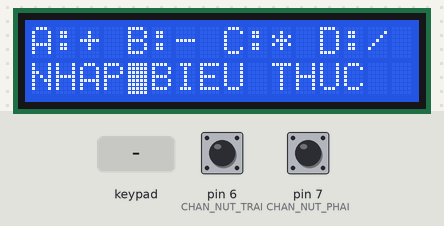
Simulated run of this sketch. Board: Arduino Uno, built with avr-gcc and run on an emulated ATmega328P. Parts: 16×2 character LCD. The inputs (shaded band) are chosen by the test bench; at power-on: pin 6 (CHAN_NUT_TRAI) HIGH, pin 7 (CHAN_NUT_PHAI) HIGH. What the sketch prints to the serial monitor is not drawn.

Above: at 1.3 s.
1.4 s: keypad keys 1 2 # pressed 0.4 s apart
At 2.6 s:
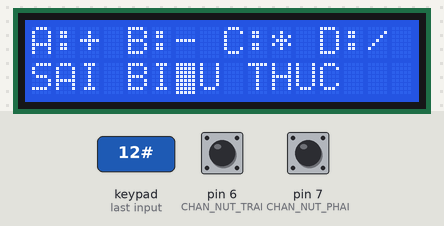
4.1 s: pin 6 (CHAN_NUT_TRAI) pulled LOW for 0.15 s
At 5.0 s:
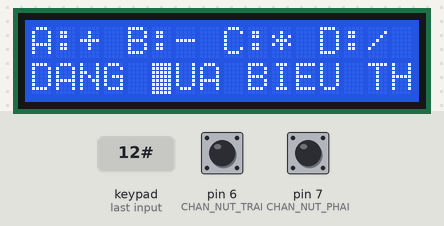
5.7 s: key 'A' pressed
At 6.6 s:
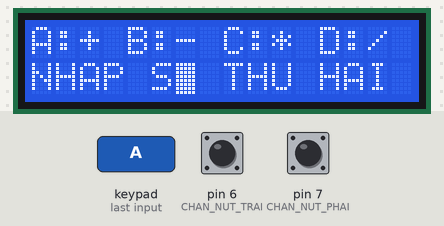
7.2 s: key 'B' pressed
At 7.7 s:
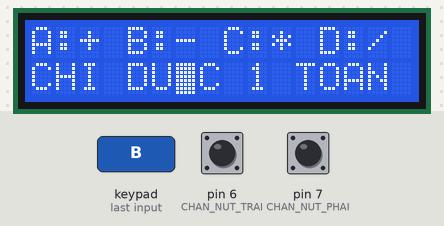
8.7 s: keypad keys 1 2 * pressed 0.4 s apart
At 10.2 s:
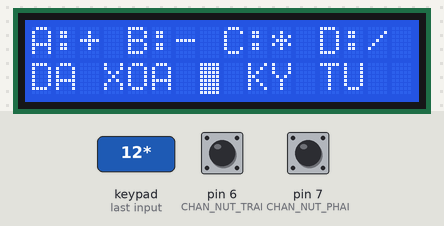
11.4 s: key '#' pressed
At 12.0 s:
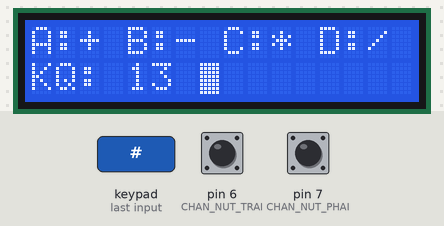
Timing chart, 0 to 13.9 s (numbered marks = the images above; inputs shaded):
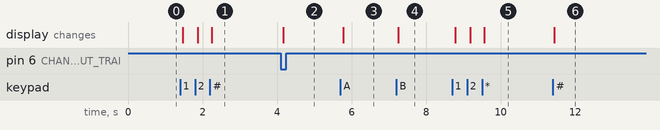

Measured:
- after the input at 1.4 s, the display: first changes after 0.06 s (image 1 shows a later state)
- after the input at 4.1 s, the display: changes after 0.07 s (image 2)
- after the input at 5.7 s, the display: changes after 0.08 s (image 3)
- after the input at 7.2 s, the display: changes after 0.05 s (image 4)
- after the input at 8.7 s, the display: first changes after 0.08 s (image 5 shows a later state)
- after the input at 11.4 s, the display: changes at once (image 6)

The sketch:

MayTinh_ATmega328P.ino
```cpp
#include <Arduino.h>
#include <Keypad.h>
#include <Wire.h>
#include <LiquidCrystal_I2C.h>
#include <stdio.h>

const byte SO_HANG_PHIM = 4;
const byte SO_COT_PHIM = 4;
const byte SO_COT_LCD = 20;
const byte SO_HANG_LCD = 4;
const byte SO_CHU_SO_TOI_DA = 4;
const byte KICH_THUOC_BO_DEM = 2 * SO_CHU_SO_TOI_DA + 2;
const byte CHAN_NUT_TRAI = 6;
const byte CHAN_NUT_PHAI = 7;
const unsigned long THOI_GIAN_CHONG_DOI = 30;

char maBanPhim[SO_HANG_PHIM][SO_COT_PHIM] = {
  {'1', '2', '3', 'A'},
  {'4', '5', '6', 'B'},
  {'7', '8', '9', 'C'},
  {'*', '0', '#', 'D'}
};

byte chanHangPhim[SO_HANG_PHIM] = {8, 9, 10, 11};
byte chanCotPhim[SO_COT_PHIM] = {2, 3, 4, 5};

Keypad banPhim(makeKeymap(maBanPhim), chanHangPhim, chanCotPhim,
               SO_HANG_PHIM, SO_COT_PHIM);
LiquidCrystal_I2C manHinhLCD(0x27, SO_COT_LCD, SO_HANG_LCD);

byte diaChiLCD = 0;
char boDemBieuThuc[KICH_THUOC_BO_DEM];
char *conTroGhiKyTu = boDemBieuThuc;
char *conTroChinhSua = boDemBieuThuc;
char *conTroToanTu = nullptr;
bool daTinhXong = false;

struct NutNhan {
  byte chan;
  bool mucDocTruoc;
  bool mucOnDinh;
  unsigned long thoiDiemThayDoi;
};

NutNhan nutTrai = {CHAN_NUT_TRAI, HIGH, HIGH, 0};
NutNhan nutPhai = {CHAN_NUT_PHAI, HIGH, HIGH, 0};

bool coThietBiI2C(byte diaChi) {
  Wire.beginTransmission(diaChi);
  return Wire.endTransmission() == 0;
}

byte timDiaChiLCD() {
  const byte diaChiDau[2] = {0x20, 0x38};
  for (byte nhom = 0; nhom < 2; ++nhom) {
    for (byte diaChi = diaChiDau[nhom];
         diaChi < diaChiDau[nhom] + 8; ++diaChi) {
      if (coThietBiI2C(diaChi)) return diaChi;
    }
  }
  return 0;
}

bool nutVuaDuocNhan(NutNhan &nut) {
  bool mucDangDoc = digitalRead(nut.chan);
  if (mucDangDoc != nut.mucDocTruoc) {
    nut.mucDocTruoc = mucDangDoc;
    nut.thoiDiemThayDoi = millis();
  }
  if (millis() - nut.thoiDiemThayDoi >= THOI_GIAN_CHONG_DOI &&
      mucDangDoc != nut.mucOnDinh) {
    nut.mucOnDinh = mucDangDoc;
    return mucDangDoc == LOW;
  }
  return false;
}

void xoaDongLCD(byte hang) {
  manHinhLCD.setCursor(0, hang);
  for (byte cot = 0; cot < SO_COT_LCD; ++cot) {
    manHinhLCD.write(' ');
  }
  manHinhLCD.setCursor(0, hang);
}

void inDongFlash(byte hang, const __FlashStringHelper *noiDung) {
  xoaDongLCD(hang);
  manHinhLCD.print(noiDung);
}

void inDongSRAM(byte hang, const char *conTroChuoi) {
  xoaDongLCD(hang);
  manHinhLCD.print(conTroChuoi);
}

void datConTroLenLCD() {
  byte viTri = (byte)(conTroChinhSua - boDemBieuThuc);
  manHinhLCD.setCursor(4 + viTri, 1);
}

void hienThiBieuThuc() {
  xoaDongLCD(1);
  manHinhLCD.print(F("BT: "));
  manHinhLCD.print(boDemBieuThuc);
  datConTroLenLCD();
}

void capNhatConTroToanTu() {
  conTroToanTu = nullptr;
  for (char *conTro = boDemBieuThuc; conTro < conTroGhiKyTu; ++conTro) {
    if (*conTro == '+' || *conTro == '-' ||
        *conTro == '*' || *conTro == '/') {
      conTroToanTu = conTro;
      return;
    }
  }
}

void xoaBieuThuc() {
  conTroGhiKyTu = boDemBieuThuc;
  conTroChinhSua = boDemBieuThuc;
  conTroToanTu = nullptr;
  *conTroGhiKyTu = '\0';
  daTinhXong = false;
  hienThiBieuThuc();
  inDongFlash(2, F("NHAP BIEU THUC"));
}

void diChuyenTrai() {
  if (conTroChinhSua > boDemBieuThuc) {
    --conTroChinhSua;
    daTinhXong = false;
    inDongFlash(2, F("DANG SUA BIEU THUC"));
  }
  datConTroLenLCD();
}

void diChuyenPhai() {
  if (conTroChinhSua < conTroGhiKyTu) {
    ++conTroChinhSua;
    daTinhXong = false;
    inDongFlash(2, F("DANG SUA BIEU THUC"));
  }
  datConTroLenLCD();
}

void xoaMotKyTu() {
  if (conTroChinhSua == boDemBieuThuc) {
    inDongFlash(2, F("KHONG CO KY TU BEN TRAI"));
    return;
  }

  char *viTriCanXoa = conTroChinhSua - 1;
  if ((*viTriCanXoa == '+' || *viTriCanXoa == '-' ||
       *viTriCanXoa == '*' || *viTriCanXoa == '/') &&
      conTroGhiKyTu - boDemBieuThuc - 1 > SO_CHU_SO_TOI_DA) {
    inDongFlash(2, F("XOA SO TRUOC KHI XOA"));
    return;
  }

  for (char *conTro = viTriCanXoa; conTro < conTroGhiKyTu; ++conTro) {
    *conTro = *(conTro + 1);
  }
  --conTroGhiKyTu;
  --conTroChinhSua;
  capNhatConTroToanTu();
  daTinhXong = false;
  hienThiBieuThuc();
  inDongFlash(2, F("DA XOA 1 KY TU"));
}

bool chenKyTuVaoBoDem(char kyTu) {
  if (conTroGhiKyTu >= boDemBieuThuc + KICH_THUOC_BO_DEM - 1) {
    inDongFlash(2, F("LOI: BO DEM DAY"));
    return false;
  }

  char *conTro = conTroGhiKyTu;
  while (true) {
    *(conTro + 1) = *conTro;
    if (conTro == conTroChinhSua) break;
    --conTro;
  }
  *conTroChinhSua = kyTu;
  ++conTroGhiKyTu;
  ++conTroChinhSua;
  capNhatConTroToanTu();
  daTinhXong = false;
  hienThiBieuThuc();
  return true;
}

void nhapChuSo(char chuSo) {
  if (daTinhXong) xoaBieuThuc();

  char *dauSo = boDemBieuThuc;
  char *cuoiSo = conTroGhiKyTu;
  if (conTroToanTu != nullptr) {
    if (conTroChinhSua <= conTroToanTu) {
      cuoiSo = conTroToanTu;
    } else {
      dauSo = conTroToanTu + 1;
    }
  }

  if (cuoiSo - dauSo >= SO_CHU_SO_TOI_DA) {
    inDongFlash(2, F("TOI DA 4 CHU SO"));
    return;
  }
  if (chenKyTuVaoBoDem(chuSo)) {
    inDongFlash(2, F("NHAN # DE TINH"));
  }
}

void nhapToanTu(char toanTu) {
  if (daTinhXong) xoaBieuThuc();
  if (conTroChinhSua == boDemBieuThuc) {
    inDongFlash(2, F("NHAP SO THU NHAT"));
    return;
  }
  if (conTroToanTu != nullptr) {
    inDongFlash(2, F("CHI DUOC 1 TOAN TU"));
    return;
  }
  if (chenKyTuVaoBoDem(toanTu)) {
    inDongFlash(2, F("NHAP SO THU HAI"));
  }
}

const char *docSoNguyen(const char *conTroDocKyTu, int32_t *conTroGiaTriSo) {
  int32_t soDangDoc = 0;
  byte soChuSoDaDoc = 0;
  while (soChuSoDaDoc < SO_CHU_SO_TOI_DA &&
         *conTroDocKyTu >= '0' && *conTroDocKyTu <= '9') {
    soDangDoc = soDangDoc * 10 + (*conTroDocKyTu - '0');
    ++conTroDocKyTu;
    ++soChuSoDaDoc;
  }
  *conTroGiaTriSo = soDangDoc;
  return conTroDocKyTu;
}

void tinhBieuThuc() {
  int32_t soThuNhat = 0;
  int32_t soThuHai = 0;
  const char *conTroViTriToanTu = docSoNguyen(boDemBieuThuc, &soThuNhat);
  if (conTroViTriToanTu == boDemBieuThuc || *conTroViTriToanTu == '\0') {
    inDongFlash(2, F("SAI BIEU THUC"));
    return;
  }

  char toanTu = *conTroViTriToanTu;
  if (toanTu != '+' && toanTu != '-' &&
      toanTu != '*' && toanTu != '/') {
    inDongFlash(2, F("TOAN TU KHONG HOP LE"));
    return;
  }

  const char *conTroBatDauSoHai = conTroViTriToanTu + 1;
  const char *conTroKetThuc = docSoNguyen(conTroBatDauSoHai, &soThuHai);
  if (conTroKetThuc == conTroBatDauSoHai || *conTroKetThuc != '\0') {
    inDongFlash(2, F("SAI BIEU THUC"));
    return;
  }

  char chuoiKetQua[SO_COT_LCD + 1];
  int32_t ketQua = 0;
  switch (toanTu) {
    case '+': ketQua = soThuNhat + soThuHai; break;
    case '-': ketQua = soThuNhat - soThuHai; break;
    case '*': ketQua = soThuNhat * soThuHai; break;
    case '/':
      if (soThuHai == 0) {
        inDongFlash(2, F("LOI: CHIA CHO 0"));
        return;
      }
      snprintf(chuoiKetQua, sizeof(chuoiKetQua), "KQ: %ld DU: %ld",
               (long)(soThuNhat / soThuHai), (long)(soThuNhat % soThuHai));
      inDongSRAM(2, chuoiKetQua);
      daTinhXong = true;
      return;
  }

  snprintf(chuoiKetQua, sizeof(chuoiKetQua), "KQ: %ld", (long)ketQua);
  inDongSRAM(2, chuoiKetQua);
  daTinhXong = true;
}

char doiPhimSangToanTu(char phim) {
  switch (phim) {
    case 'A': return '+';
    case 'B': return '-';
    case 'C': return '*';
    case 'D': return '/';
    default: return '\0';
  }
}

void setup() {
  Serial.begin(9600);
  Wire.begin();
  pinMode(CHAN_NUT_TRAI, INPUT_PULLUP);
  pinMode(CHAN_NUT_PHAI, INPUT_PULLUP);
  banPhim.setDebounceTime(20);

  diaChiLCD = timDiaChiLCD();
  if (diaChiLCD == 0) {
    Serial.println(F("KHONG TIM THAY LCD I2C: KIEM TRA A4/A5"));
    return;
  }
  manHinhLCD = LiquidCrystal_I2C(diaChiLCD, SO_COT_LCD, SO_HANG_LCD);
  manHinhLCD.init();
  manHinhLCD.backlight();
  manHinhLCD.cursor();
  manHinhLCD.blink();
  Serial.print(F("LCD I2C: 0x"));
  Serial.println(diaChiLCD, HEX);

  inDongFlash(0, F("A:+ B:- C:* D:/"));
  inDongFlash(3, F("D6:< D7:> *=XOA #=KQ"));
  xoaBieuThuc();
  datConTroLenLCD();
}

void loop() {
  if (diaChiLCD == 0) return;

  if (nutVuaDuocNhan(nutTrai)) diChuyenTrai();
  if (nutVuaDuocNhan(nutPhai)) diChuyenPhai();

  char phimDuocNhan = banPhim.getKey();
  if (phimDuocNhan == NO_KEY) return;

  if (phimDuocNhan == '*') {
    xoaMotKyTu();
  } else if (phimDuocNhan == '#') {
    tinhBieuThuc();
  } else if (phimDuocNhan >= '0' && phimDuocNhan <= '9') {
    nhapChuSo(phimDuocNhan);
  } else {
    char toanTu = doiPhimSangToanTu(phimDuocNhan);
    if (toanTu != '\0') nhapToanTu(toanTu);
  }
  datConTroLenLCD();
}
```
